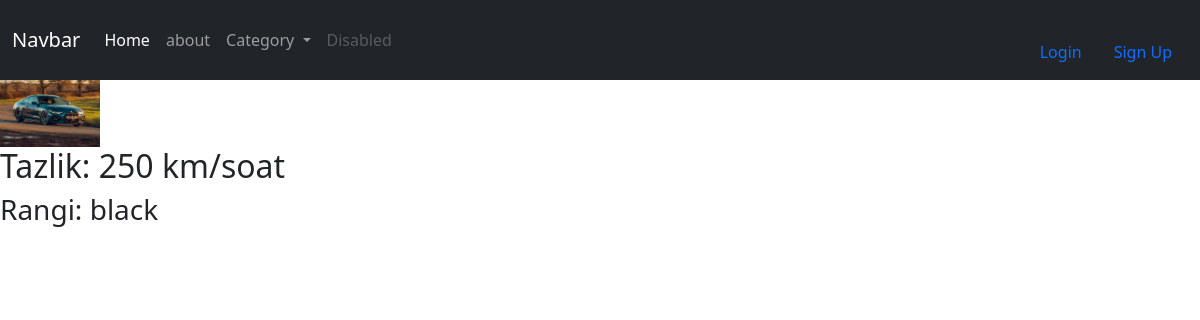
The app's page /car/2/BMW a5/ with its own data.
### main/models.py (models this page shows, shortened)
class CarAbout(models.Model):
    name = models.CharField(max_length=50)
    model = models.ForeignKey(to=Categorys, on_delete=models.CASCADE, verbose_name="categorya tanlang", null=True, blank=True)
    color = models.CharField(max_length=20)
    rasm = models.ImageField(upload_to="cars/", null=True, blank=True)
    speed = models.CharField(max_length=25)

### main/views.py (the view)
# urls.py: path('car/<int:id>/<str:name>/', CarPage, name='car'),
def CarPage(request, id, name):
    moshin = CarAbout.objects.get(id=id)
    nomi = moshin.name
    try:
        wikipedia.set_lang('uz')
        car1 = wikipedia.summary(f"{nomi}")
    except:
        car1 = "Malumot topolmadim"
    return render(request, 'car.html', {"car1": car1, 'moshin':moshin})

### main/models.py (called while the page is built)
    def get_absolute_url(self):
        return reverse('category', args=[self.slug])

### main/templatetags/cats.py (called while the page is built)
@register.simple_tag(name='categories')
def get_categories():
    return Categorys.objects.all()

### templates/car.html (shortened to what this page needs)
{% extends 'index.html' %}
{% load static %}
{% block content %}
      {% if moshin.rasm %}
      <img width="100px" src="{{moshin.rasm.url}}" alt="moshina bor">
      {% else %}
      <img width="100px" src="{% static 'image/image.png' %}" alt="rasm bor static">
      {% endif %}
      <h2>Tazlik: {{ moshin.speed }} km/soat</h2>
      <h3>Rangi: {{ moshin.color }}</h3>
{% endblock %}

### records on screen
CarAbout: rasm (picture), speed "250", color "black"
